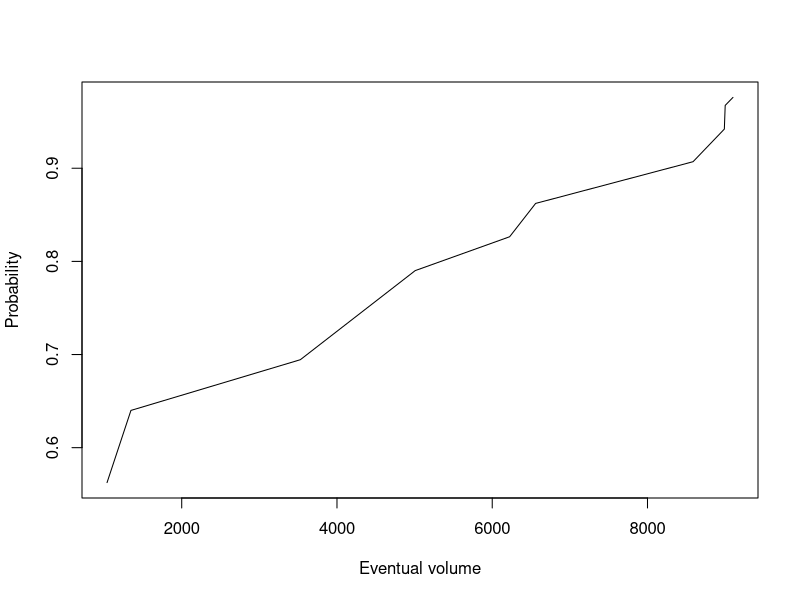

This chart was generated by the following R code: (Note: this script raises an error after producing the figure.)
j=10 ## 10 tests to be done
aj=c(61,9,34,83,14,21,5,11,8,5,4) ## malignant cells detected at each test
nj=c(226,107,119,307,74,21,33,225,268,125) ## overall tumor cells detected at each test
Aj=cumsum(aj)
A=sum(aj)
Si1=c(rep(c(38,22),c(30,30)),1)
Si2=c(9,9,9,9,2,2,2,1,1)
Si3=c(rep(c(11,18,15),c(11,11,11)),1)
Si4=rep(c(74,9,1,1,2,1),c(22,21,20,15,3,2))
Si5=rep(c(2,2,2,1,1,1,1),each=2)
Si6=rep(c(2,1,1),each=7)
Si7=c(3,1,1,1,4,5)
Si8=c(5,4,1,2,3,1,4,6,1,2,1)
Si9=c(6,8,5,4,1)
Si10=c(2,1,3,1)
Sij=list(Si1,Si2,Si3,Si4,Si5,Si6,Si7,Si8, Si9, Si10)

Sij_sum=lapply(Sij,sum)
p=mapply(FUN='/',Sij,Sij_sum)
pij_sum=lapply(p,sum)

f_Si1=dbinom(Si1,sum(Si1),p[[1]])
f_Si2=dbinom(Si2,sum(Si2),p[[2]])
f_Si3=dbinom(Si3,sum(Si3),p[[3]])
f_Si4=dbinom(Si4,sum(Si4),p[[4]])
f_Si5=dbinom(Si5,sum(Si5),p[[5]])
f_Si6=dbinom(Si6,sum(Si6),p[[6]])
f_Si7=dbinom(Si7,sum(Si7),p[[7]])
f_Si8=dbinom(Si8,sum(Si8),p[[8]])
f_Si9=dbinom(Si9,sum(Si9),p[[9]])
f_Si10=dbinom(Si10,sum(Si10),p[[10]])

f_Sij=list(f_Si1,f_Si2,f_Si3,f_Si4,f_Si5,f_Si6,f_Si7, f_Si8, f_Si9, f_Si10)
f_Sij_sum=lapply(f_Sij,sum)
mean_Sij=lapply(f_Sij,mean)
sd_Sij=lapply(f_Sij,sd)
cv_Sij=mapply('/',sd_Sij,mean_Sij)
prior=mapply(FUN='*',f_Sij,cv_Sij)
posterior=lapply(prior,sum)
g_Sij=mapply('/',prior,posterior)
g_Sij_sum=lapply(g_Sij,sum)

R=1-pgeom(unlist(lapply(g_Sij,sum)),unlist(lapply(p,mean)))


j=c(1038,1346,3528,5008,6224,6559,8587,8990,9001,9101)
plot(j,sort(R),type="l",xlab="Eventual volume",ylab="Probability")

sd = c(0.03878859,0.04529278,0.04607087,0.04733609,0.05313459,0.08066568,
		0.08291579,0.08381236,0.09560712,0.141277)

lcl = j - 1.95996*sd
ucl = j + 1.95996*sd

sd_p = lapply(p,sd)
mean_p = lapply(p,mean)
lcl_p = R - 1.95996*unlist(sd_p)
ucl_p = R + 1.95996*unlist(sd_p)
sort(lcl_p)
sort(ucl_p)

d = data.frame(j,sort(R),rep("Estimate",10))
colnames(d) = c("PosteriorMean","Probability","Parameters")
d1 = data.frame(lcl,sort(lcl_p),rep("LCL",10))
colnames(d1) = c("PosteriorMean","Probability","Parameters")
d2 = data.frame(ucl,sort(ucl_p),rep("UCL",10))
colnames(d2) = c("PosteriorMean","Probability","Parameters")

est = rbind(d,d1,d2)
theme_set(theme_minimal())
 fig1 = ggplot(data = est, aes(x = PosteriorMean, y = Probability, color = Parameters, group = Parameters)) +
  geom_line(size = 1) + xlab("Posterior Mean") + ylab("Probability")
fig1 + theme(
  panel.background = element_rect(fill = "#BFD5E3", colour = "#6D9EC1",
                                size = 2, linetype = "solid"),
  panel.grid.major = element_line(size = 0.5, linetype = 'solid',
                                colour = "white"), 
  panel.grid.minor = element_line(size = 0.25, linetype = 'solid',
                                colour = "white"), 
axis.text = element_text(face="bold"),
axis.title.x = element_text(color="blue", size=14, face="bold"),
axis.title.y = element_text(color="#993333", size=14, face="bold"), 
legend.title = element_text(size=14, face="bold")
  )


sd_new=mapply('*',qnorm(mean(R)),sd_Sij)
Sij_new=mapply('+',mean_Sij,sd_new)
p_new=mapply('/',Sij_new,sum(Sij_new))
cv_new=mapply('/',sd_new,mean_Sij)
prior_new=mapply('*',f_Sij,cv_new)
posterior_new=lapply(prior_new,sum)
g_Sij_new=mapply('/',prior_new,posterior_new)
g_Sij_sum_new=lapply(g_Sij_new,sum)
R_new=1-pgeom(unlist(g_Sij_sum_new),unlist(lapply(p_new,mean)))


theme_set(theme_minimal())
 fig2 = ggplot(data = d, aes(x = j, y = sort(R))) +
  geom_line(size = 1) + xlab("Posterior Mean") + ylab("Probability")
fig2 + theme(
  panel.background = element_rect(fill = "#BFD5E3", colour = "#6D9EC1",
                                size = 2, linetype = "solid"),
  panel.grid.major = element_line(size = 0.5, linetype = 'solid',
                                colour = "white"), 
  panel.grid.minor = element_line(size = 0.25, linetype = 'solid',
                                colour = "white"), 
axis.text = element_text(face="bold"),
axis.title.x = element_text(color="blue", size=14, face="bold"),
axis.title.y = element_text(color="#993333", size=14, face="bold"), 
legend.title = element_text(size=14, face="bold")
  )
